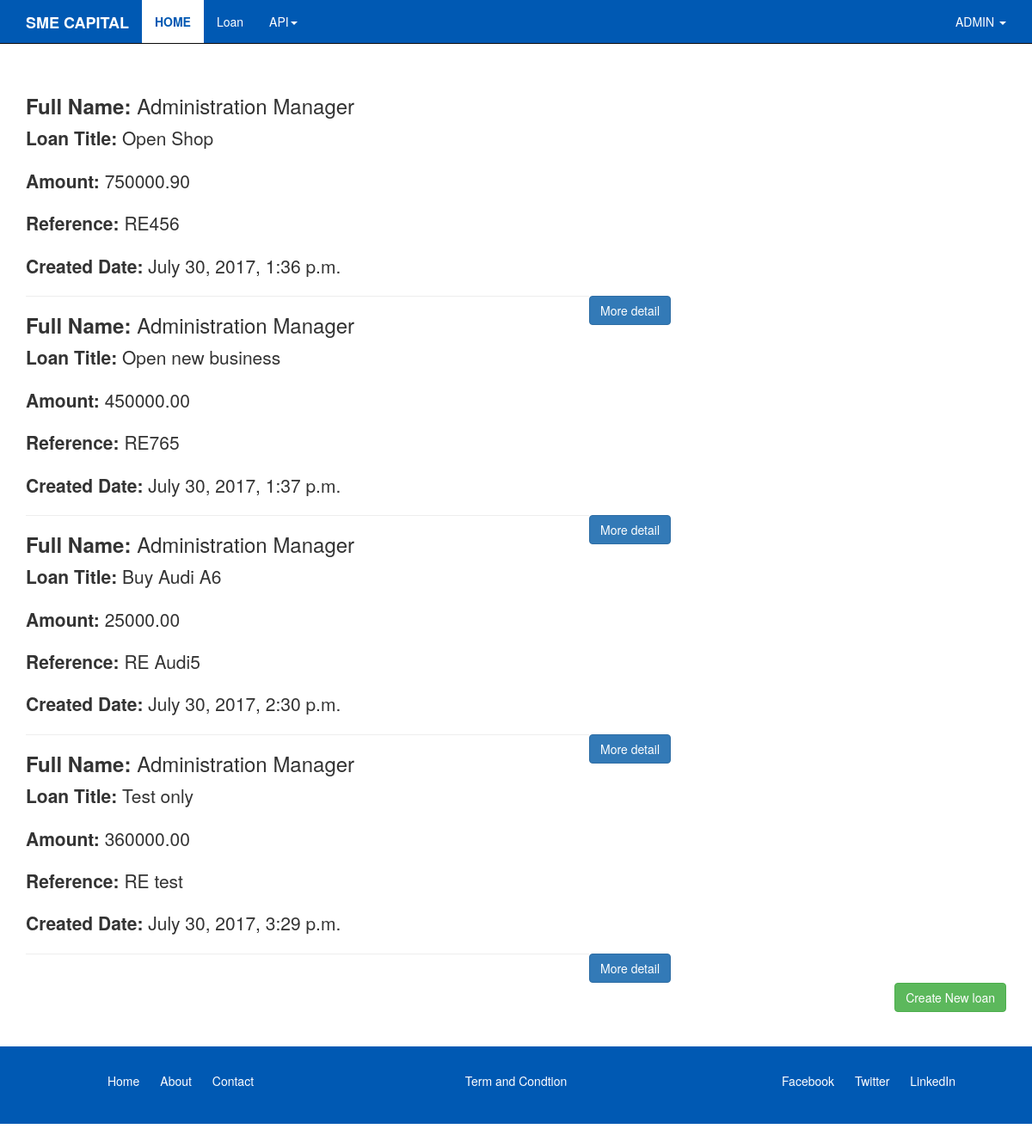
The page /loans/list/ (signed in) on the database its author committed.
### loans_app/models.py (models this page shows, shortened)
class BusinessLoan(models.Model):
	CHOICE_RENT = (
		('rent', 'Rent'),
		('with_mortgage', 'Own with Mortgage'),
		('without_mortgage', 'Own without Mortgage'),
		('none', 'Don\'t pay rent or Mortgage')
	)
	user = models.ForeignKey(settings.AUTH_USER_MODEL, default=1)
	title = models.CharField(max_length=255, blank=False, null=False)
	slug = models.SlugField(unique=True)
	amount = models.DecimalField(max_digits=10, decimal_places=2, blank=True, null=True)
	start_date = models.DateField(_("Date"), default=datetime.date.today)
	end_date = models.DateField(_("Date"), default=datetime.date.today)
	repayment = models.DecimalField(max_digits=8, decimal_places=2, blank=True, null=True)
	reference = models.CharField(max_length=12)
	phone = models.IntegerField(unique=True)
	status = models.CharField(max_length=30, choices=CHOICE_RENT, default='rent')
	created_date = models.DateTimeField(auto_now_add=True)
	updated_date = models.DateTimeField(auto_now=True)

### loans_app/views.py (the view)
@login_required
def loan_list(request):
	loans = BusinessLoan.objects.all()
	context = {
		'loans_obj': loans,
	}
	return render(request, 'loan_list.html', context)

### loans_app/templates/loan_list.html (shortened to what this page needs)
{% extends 'base.html' %}
{% load static %}
{% block content %}
<div class="row">
	<br>
	<br>
	<div class="col-md-8">
		{% for loan in loans_obj %}
			<h3><b>Full Name:</b> {{request.user.first_name}} {{request.user.last_name}}</h3>
			<p class="lead"><b>Loan Title:</b> {{loan.title}}</p>
			<p class="lead"><b>Amount:</b> {{loan.amount}}</p>
			<p class="lead"><b>Reference:</b> {{loan.reference}}</p>
			<p class="lead"><b>Created Date:</b> {{loan.created_date}}</p>
			<a href="{% url 'loans_app:detail_loan' slug=loan.slug %}">
				<button type="button" class="btn btn-primary pull-right readmore">
					More detail
				</button>
			</a>
		<hr>
		{% endfor %}
	</div>
	<div class="col-md-4">
	</div>
	{% if request.title.id is None %}
	<div class="col-md-12">
		<a href="{% url 'loans_app:create_loan' %}">
			<button type="button" class="btn btn-success pull-right">Create New loan</button>
		</a>
	</div>
	{% endif %}
</div>
<br><br>
{% endblock %}

### templates/base.html
{% include 'header.html' %}
{% include 'navbar.html' %}
<div class="container">
{% block content %}
{% endblock content %}
</div>
{% include 'footer.html' %}

### templates/header.html (shortened to what this page needs)
{% load bootstrap3 %}
{% load bootstrap_tags %}
{% load static %}
<!DOCTYPE html>
<html lang="en">
  <head>
    <link rel="stylesheet" href="https://maxcdn.bootstrapcdn.com/bootstrap/3.3.7/css/bootstrap.min.css">
    <link href="{% static 'bootstrap/css/bootstrap.min.css' %}" rel="stylesheet">
    <link href="{% static 'bootstrap/css/ie10-viewport-bug-workaround.css' %}" rel="stylesheet">
    <link rel="stylesheet" href="{% static 'fonts/css/font-awesome.min.css' %}">
    <link href="{% static 'bootstrap/css/jumbotron.css' %}" rel="stylesheet">
    <link href="{% static 'css/style.css' %}" rel="stylesheet">
    {% block style %}
        <link rel="stylesheet" type="text/css" href="{% static 'css/clean_forms.css' %}">
    {% endblock %}
  </head>
  <body>

### templates/navbar.html (shortened to what this page needs)
{% load static %}
{% load staticfiles %}
<nav class="navbar navbar-inverse navbar-fixed-top">
  <div class="container">
    <div class="navbar-header">
      <a class="navbar-brand" href="{% url 'index' %}">
        <strong>
          SME CAPITAL
        </strong>
      </a>
    </div>
    <div id="navbar" class="collapse navbar-collapse">
      <ul class="nav navbar-nav">
        <li class="active"><a href="{% url 'index' %}">Home</a></li>
        <li><a href="{% url 'loans_app:list_loan' %}">Loan</a></li>
        <li>
          <a href="#" class="dropdown-toggle" data-toggle="dropdown" role="button" aria-haspopup="true" aria-expanded="false"> API<span class="caret"></span></a>
        </li>
      </ul>
      <ul class="nav navbar-nav navbar-right">
       <li class="dropdown">
        {% if request.user.is_authenticated and not '/accounts/login' in request.get_full_path %}
         <a href="#" class="dropdown-toggle" data-toggle="dropdown" role="button" aria-haspopup="true" aria-expanded="false">{{request.user.username.upper}} <span class="caret"></span>
          </a>
        </li>
      {% endif %}
      </ul>
    </div>
  </div>
</nav>

### templates/footer.html (shortened to what this page needs)
{% load static %}
    <footer class="container-fluid">
        <div class="row">
            <div class="col-md-4">
                <ul>
                    <li>Home</li>
                    <li>About</li>
                    <li>Contact</li>
                </ul>
            </div>
            <div class="col-md-4">
                <p class="text-center">Term and Condtion</p>
            </div>
            <div class="col-md-4">
                <ul>
                    <li>Facebook</li>
                    <li>Twitter</li>
                    <li>LinkedIn</li>
                </ul>
            </div>
        </div>
    </footer>
  </body>
</html>

### static/css/style.css (style rules this page uses)
.navbar-inverse .navbar-collapse, .navbar-inverse .navbar-form { background-color: #0059b3; color: #fff; }
.navbar-inverse { background-color: #0059b3; border-color: #080808; color: #fff; }
.navbar-inverse .navbar-brand { color: #fff; }
.navbar-inverse .navbar-nav>li>a { color: #fff; }
footer.container-fluid { background-color: #0059b3; }
footer { color: #fff; }
div.col-md-4 ul { text-align: center; }
div.col-md-4 li { display: inline-block; margin-top: 30px; margin-bottom: 30px; margin-right: 20px; }
div.col-md-4 p.text-center { margin-top: 30px; margin-bottom: 30px; }
.navbar-inverse .navbar-nav>.active>a, .navbar-inverse .navbar-nav>.active>a:focus, .navbar-inverse .navbar-nav>.active>a:hover { color: #0059b3; background-color: #fff; text-transform: uppercase; font-weight: bold; }

### rows shown on the page
BusinessLoan: title "Open Shop", amount "750000.90", reference "RE456", created_date "July 30, 2017, 1:36 p.m."
BusinessLoan: title "Open new business", amount "450000.00", reference "RE765", created_date "July 30, 2017, 1:37 p.m."
BusinessLoan: title "Buy Audi A6", amount "25000.00", reference "RE Audi5", created_date "July 30, 2017, 2:30 p.m."
BusinessLoan: title "Test only", amount "360000.00", reference "RE test", created_date "July 30, 2017, 3:29 p.m."

### other values the page prints
{{ request.user.username.upper }} "ADMIN"
{{ request.user.first_name }} "Administration"
{{ request.user.last_name }} "Manager"
